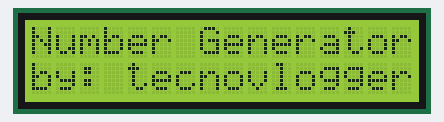
Bench run of a sketch on a simulated Arduino Uno, built with avr-gcc and run on an emulated ATmega328P. Parts: 16×2 character LCD. Random numbers use the default seed unless the sketch sets one; what the sketch prints to the serial monitor is not drawn.

Above: at 0.1 s.
At 2.35 s:
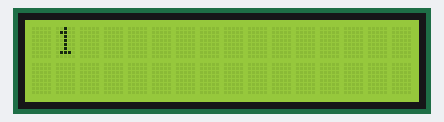
At 7.3 s:
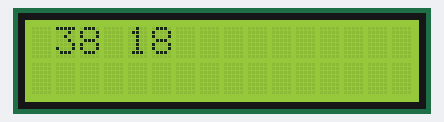
At 10.2 s:
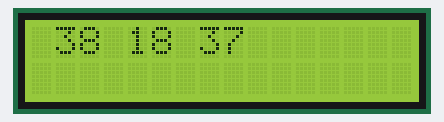
At 19.5 s:
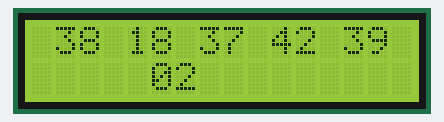
At 22.6 s:
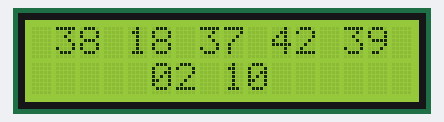

The sketch:

main.ino
```cpp
/*

  //criar um array vazio;
  //gerar um numero aleatorio de 1 a 50;
    //comparar se esse numero já exite no array;
    //se não existir guardar o numero no array;
    //se já existir ignora e volta a gerar outro numero aleatorio;
    //mostar no LCD o array do números únicos;
    //repetir o processo para as estrelas;


*/

// include the library code:
#include <LiquidCrystal.h>

int numbers[5]; //numeros
int stars[2]; //estrelas
int tempNumber;
int tempStart;
int c = 1; //cursor
int number;
int star;
bool numberExists;

// initialize the library with the numbers of the interface pins
LiquidCrystal lcd(12, 11, 5, 4, 3, 2);

void setup() {
  // set up the LCD's number of columns and rows:
  lcd.begin(16, 2);
  lcd.clear();
  Serial.begin(9600);
  randomSeed(analogRead(0));


  lcd.setCursor(0,0);
  lcd.print("Number Generator");
  lcd.setCursor(0,1);
  lcd.print("by: tecnovlogger");
  delay(2000);

}

void loop() {


    lcd.clear();

  int numbersCompleted = 0;
    int startsCompleted = 0;


    Serial.println("Start generating numbers");
    //Numeros
    do {
        numberExists = false;
        //animation
        for(int x=0; x<100;x++) {
            tempNumber = random(1, 51);
            lcd.setCursor(c,0);
            lcd.print(tempNumber);
            lcd.print(" ");
            delay(20);
        }
        //end animation
        //random number
        number = random(1, 51);
        Serial.println("--------------");
        Serial.println(number);
        Serial.println("--------------");


        //check if number exists

          for (int x = 0; x < numbersCompleted; x++)
          {
            if (number == numbers[x])
            {
              Serial.println("numero repetido");
              numberExists = true;
              break;
            }
          }

          if (numberExists == false) {
        Serial.println("new number");
              numbers[numbersCompleted] = number;
        lcd.setCursor(c,0);

              if (number < 10){
            lcd.print("0");
                lcd.print(number);
              } else {
                lcd.print(number);
              }

                  lcd.print(" ");
              c = c + 3;
                  delay(1000);

                numbersCompleted++;

            }

  } while (numbersCompleted < 5);
    Serial.println("End generating numbers");


  int c = 5; //reset the cursor


    Serial.println("Start generating stars");
    //stars
    do {
        numberExists = false;
        //animation
        for(int x=0; x<100;x++) {
            tempNumber = random(1, 13);
            lcd.setCursor(c,1);
            lcd.print(tempNumber);
            lcd.print(" ");
            delay(20);
        }
        star = random(1, 13);
        Serial.println("*--------------*");
        Serial.println(star);
        Serial.println("*--------------*");
      //end animation

        //check if number exists

          for (int x = 0; x < startsCompleted; x++)
          {
            if (star == stars[x])
            {
              Serial.println("numero repetido");
              numberExists = true;
              break;
            }
          }

          if (numberExists == false) {
                Serial.println("new number");
              stars[startsCompleted] = star;
        lcd.setCursor(c,1);

              if (star < 10){
            lcd.print("0");
                lcd.print(star);
              } else {
                lcd.print(star);
              }

                  lcd.print(" ");
              c = c + 3;
                  delay(1000);

                startsCompleted++;

            }

  } while (startsCompleted < 2);
    Serial.println("End generating Stars");


  //wait for a keypress
  delay(10000);
}
```

Measured:
- what the display in image 2 shows lasts 1.0 s, from 7.2 s to 8.2 s
- what the display in image 3 shows lasts 1.1 s, from 10.2 s to 11.3 s
- what the display in image 5 shows lasts 11.0 s, from 22.5 s to 33.5 s
